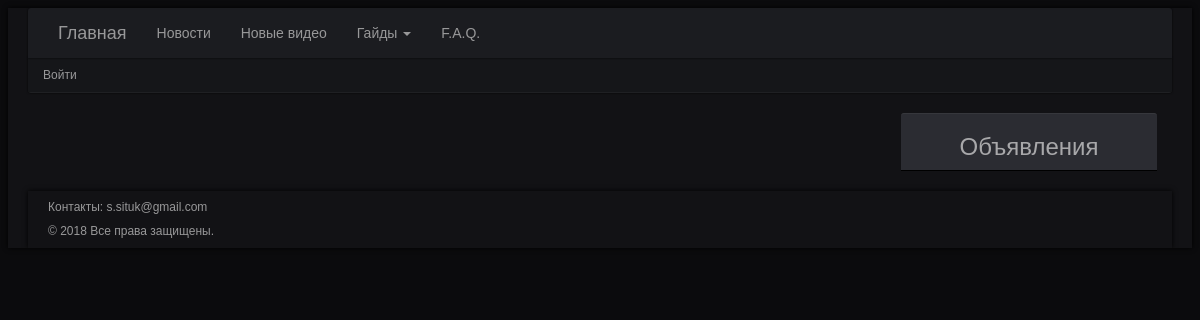
The app's page /main/, older data.
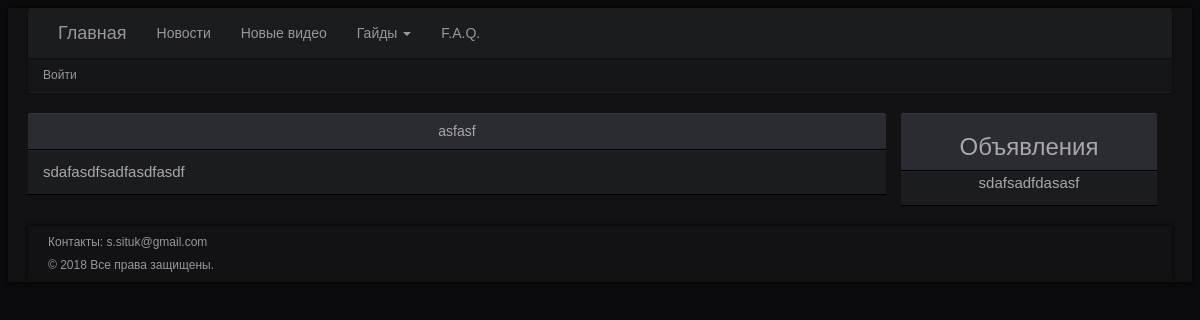
The same page, newer data.
### minimum/models.py (models this page shows, shortened)
class Faq(models.Model):
	title = models.CharField(max_length = 200, blank = True, null = True, default = None)
	faq = RichTextField(blank = True, null = True, default = None)

class Ads(models.Model):
	ads = RichTextField(blank = True, null = True, default = None)
	date = models.DateTimeField(auto_now_add = True, auto_now = False)

### minimum/views.py (the view)
def list_faq (request):
	args = {}
	args['list_faq'] = Faq.objects.all
	args['ads'] = Ads.objects.order_by('-date')[:1]
	args['username'] = auth.get_user(request).username
	return render_to_response('list_faq.html', args)

### templates/list_faq.html (shortened to what this page needs)
{% extends 'in_main.html' %}
{% load staticfiles %}
{% block list_news %}
<div class="row" id="news-row">
	{% for this_faq in list_faq %}
	<div class="col-md-12" id="news-head">
	  <h5>{{this_faq.title}}</h5>
	</div>
	<div class="col-md-12" id="news-colm">
		<p>{% autoescape off%}{{this_faq.faq}}{% endautoescape %}</p>
	</div>
	{% endfor %}
</div>
{% endblock %}
{% block ads %}
<div class="col-md-3" id="right-coll">
    <div class="col-md-12" id="result-head">
        <h3>Объявления</h3>
    </div>
    {% for this_ads in ads %}
	    <div class="col-md-12" id="user-result">
	    	{% autoescape off%}{{this_ads.ads}}{% endautoescape %}
		</div>
    {% endfor %}
</div>
{% endblock %}

### templates/in_main.html (shortened to what this page needs)
{% load static %}
<!DOCTYPE html>
<html lang="en">
<head>
    <link rel="stylesheet" href="https://cdnjs.cloudflare.com/ajax/libs/twitter-bootstrap/3.3.6/css/bootstrap.min.css">
     <link rel="stylesheet" href="{% static 'style.css' %}">
</head>
<body >
    <div class="rf31u51">
        <div class="wrap">
            <HEADER>
                <nav  id = "testmenu" role="navigation">
                  <div class="container-fluid">
                    <div class="navbar-header">
                      <a class="navbar-brand" id='a_title' href="/">Главная</a>
                    </div>
                    <div class="collapse navbar-collapse" id="bs-example-navbar-collapse-1">
                        <ul class="nav navbar-nav">
                        <li><A id='a_title' href="{% url 'list_news' 1 %}">Новости</A></li>
                        <li class="active"><A id='a_title' href="{% url 'list_video' 1 %}">Новые видео</A></li>
                        <li class="dropdown">
                            <a id='a_title' href="{% url 'list_hiros' %} class="dropdown-toggle" data-toggle="dropdown" role="button" aria-haspopup="true" aria-expanded="false">Гайды <span class="caret"></span></a>
                        </li>
                        <li><A id='a_title' href="{% url 'faq' %}">F.A.Q.</A></li>
                        </ul>
                    </div>
                  </div>
                </nav>
                    <div class="subline">
                        <div class="login">
                            {% if username %}
                            <a id='a_title' href="/auth/logout/">Выйти ({{ username }})</a>
                            {% else %}
                            <a id='a_title' href="/auth/login/">Войти</a>
                            {% endif %}
                        </div>
                </div>
            </HEADER>
            <div class="row" id="main">
                <div class="col-md-9" id="left-coll">
                    {% block list_news %} {% endblock %}
                </div>
                    {% block ads %}{% endblock %}
            </div>
            <footer>
                <div class="wrap">
                    <H6><p>Контакты: s.situk@gmail.com</p>
                        <p>© 2018 Все права защищены.</p>
                    </H6>
                </div>
            </footer>
    </div>
</body>
</html>

### static/static_dev/style.css (style rules this page uses)
body { background-color: #000; background: #0B0B0D; color: #989899 !important; font-family: verdana, arial, sans-serif; font-size: 14px; line-height: 1.5; position: relative; margin: 0; display: block; margin: 8px; }
.wrap { padding-top: 20px; width: 100%; padding: 0; width: 98%; padding: 0 1%; display: block; margin-left: auto; margin-right: auto; width: auto; max-width: 1210px; min-width: 320px; position: relative; background: #121215; padding: 0 20px; -moz-box-shadow: 0 0 5px #000; -webkit-box-shadow: 0 0 5px #000; box-shadow: 0 0 5px #000; overflow: hidden; }
header { position: relative; display: block; }
header nav { height: 50px; background: #2b2c32; -moz-box-shadow: 0 0 2px 0 #000; -webkit-box-shadow: 0 0 2px 0 #000; box-shadow: 0 0 2px 0 #000; position: relative; z-index: 210; }
nav, .menu { border-radius: 3px 3px 0 0; }
.subline { background: #151619; border-bottom: 1px solid #1f2023; -moz-border-radius: 0 0 3px 3px; -webkit-border-radius: 0 0 3px 3px; border-radius: 0 0 3px 3px; background-clip: padding-box; -moz-box-shadow: 0 0 2px 0 #000; -webkit-box-shadow: 0 0 2px 0 #000; box-shadow: 0 0 2px 0 #000; padding: 0 15px; height: 35px; line-height: 35px; position: relative; z-index: 4; font-size: 12px; margin: 0 0 20px; }
#a_title { color: #989899; }
#main { margin-left: 0px; margin-right: 0px; }
#news-head { background: #2b2c32; border-top: 1px solid #36373c; border-bottom: 1px solid #000; text-align: center; border-radius: 3px 3px 0 0; line-height: 37px; font-size: 20px; font-weight: normal; min-width: 50px; color: #a8a8aa; padding: 0 15px; }
#news-colm { background: #1b1c20; border-top: 1px solid #222429; border-bottom: 1px solid #000; text-align: justify; font-size: 15px; font-weight: normal; min-width: 50px; color: #a8a8aa; padding: 0 15px; }
#result-head { background: #2b2c32; border-top: 1px solid #36373c; border-bottom: 1px solid #000; text-align: center; border-radius: 3px 3px 0 0; line-height: 37px; font-size: 20px; font-weight: normal; min-width: 50px; color: #a8a8aa; padding: 15 0px; }
#user-result { background: #1b1c20; border-top: 1px solid #222429; border-bottom: 1px solid #000; text-align: center; font-size: 15px; font-weight: normal; min-width: 50px; color: #a8a8aa; padding: 15 0px; }
#testmenu { background: #1b1c20; }
footer { background: #1b1c20; font-size: 12px; position: relative; margin: 20px 0 0; }

Row changes from the older to the newer data that the page shows:
added Faq: title "asfasf", faq "sdafasdfsadfasdfasdf"
added Ads: ads "sdafsadfdasasf"
